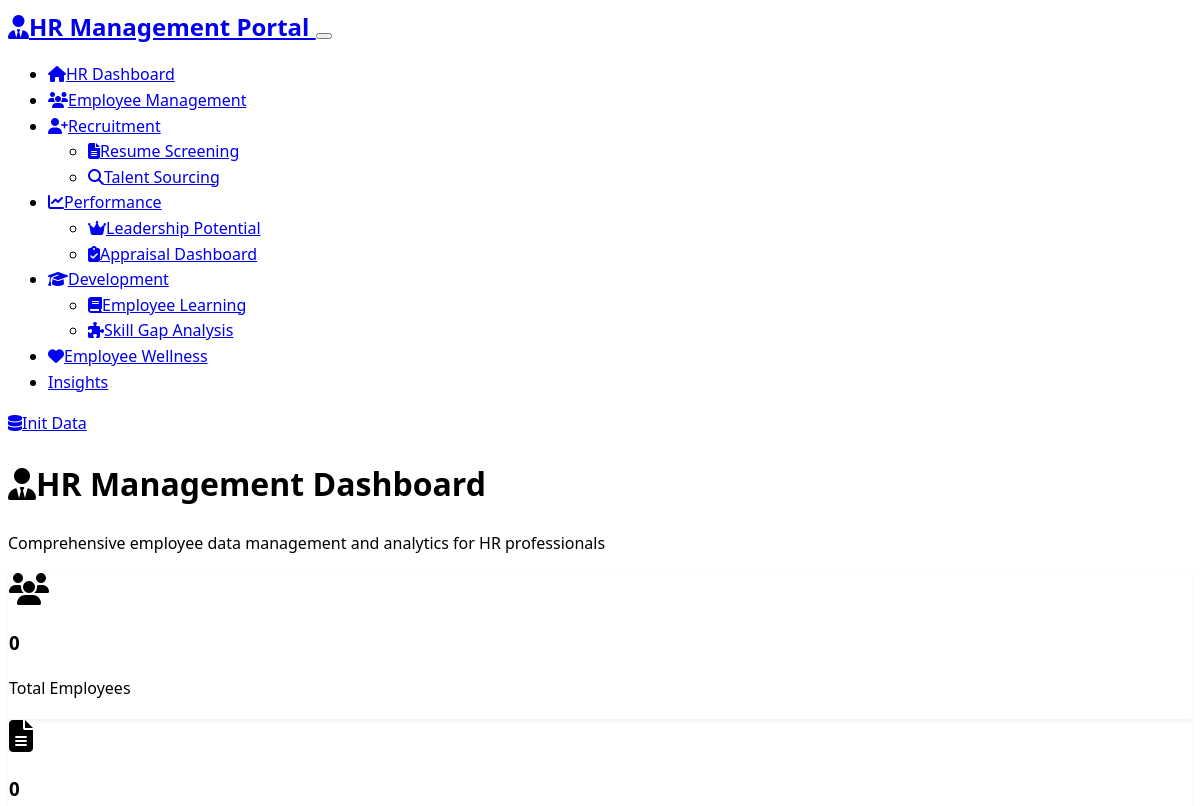
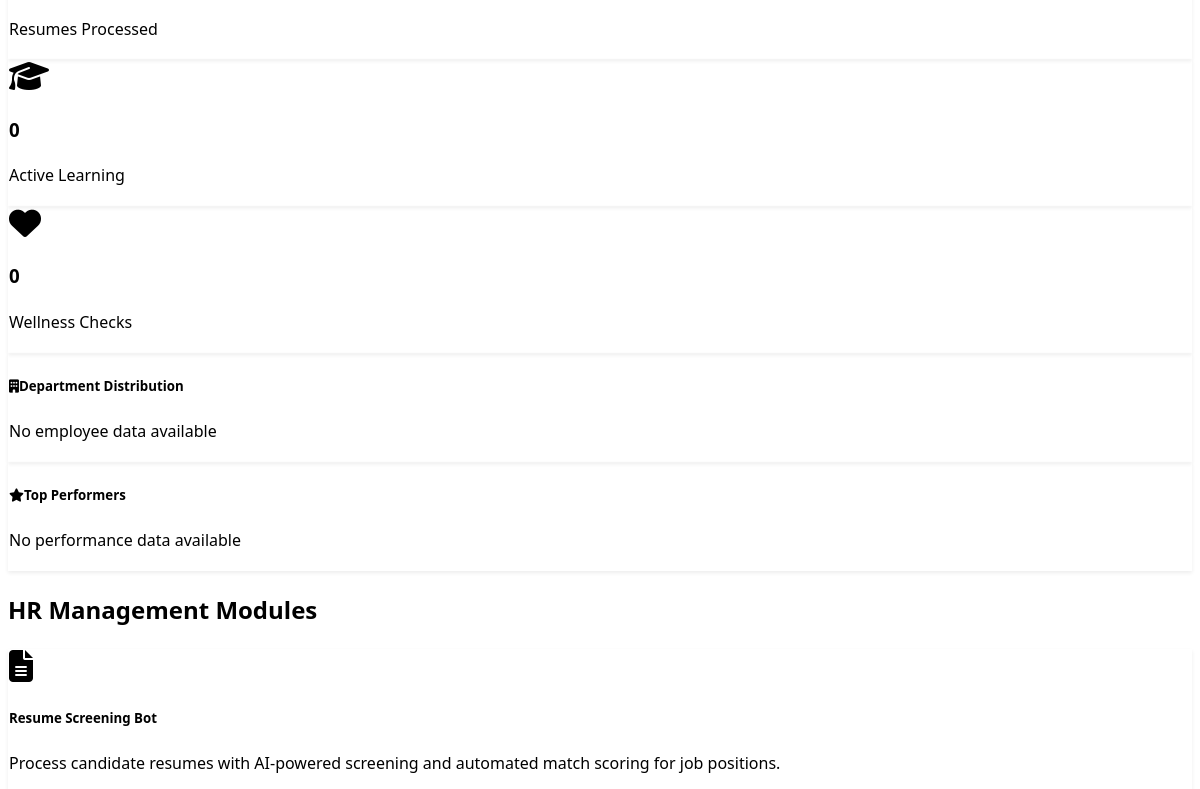
Before: / (upper part) with the older database file (2 pictures, top to bottom).
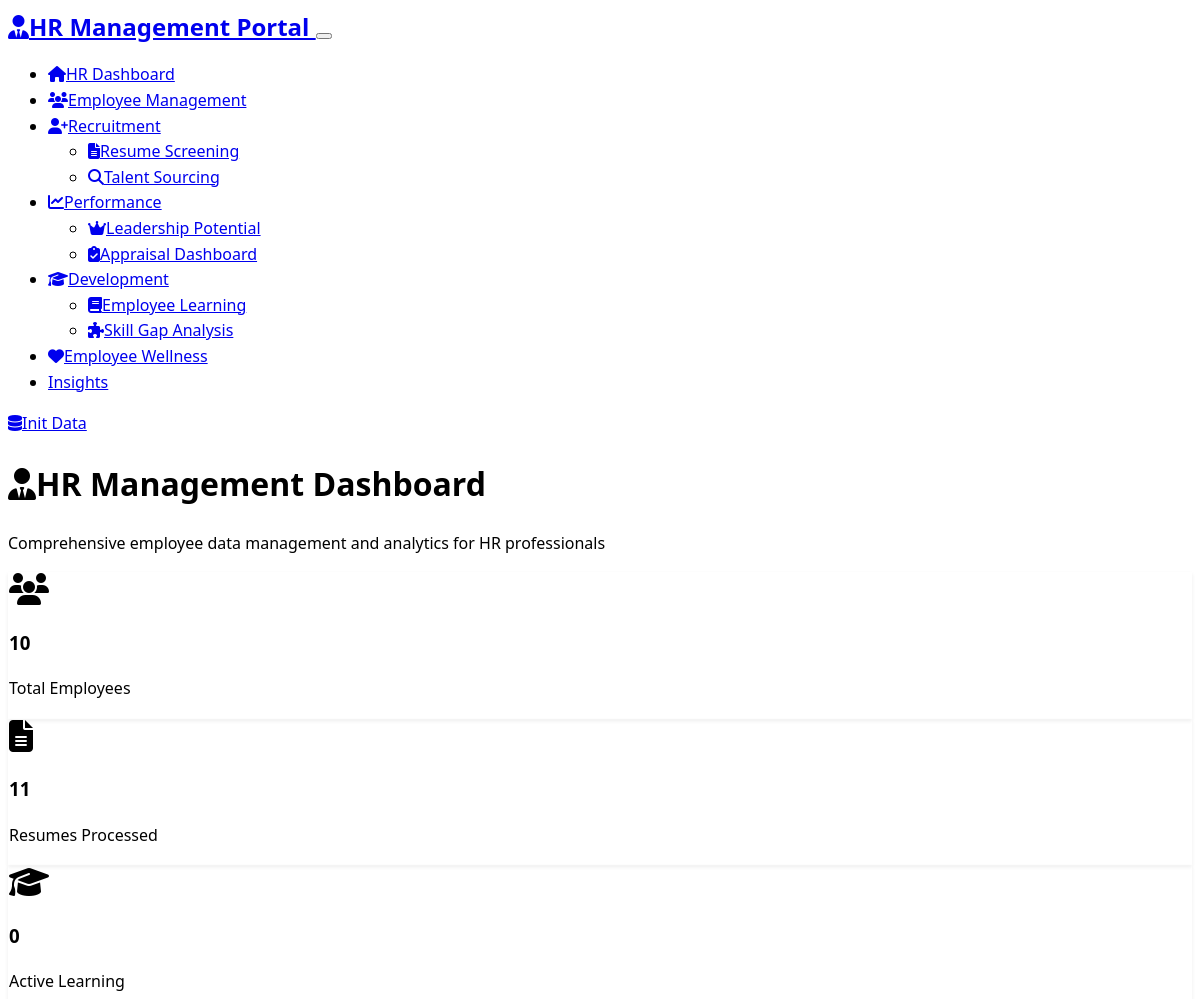
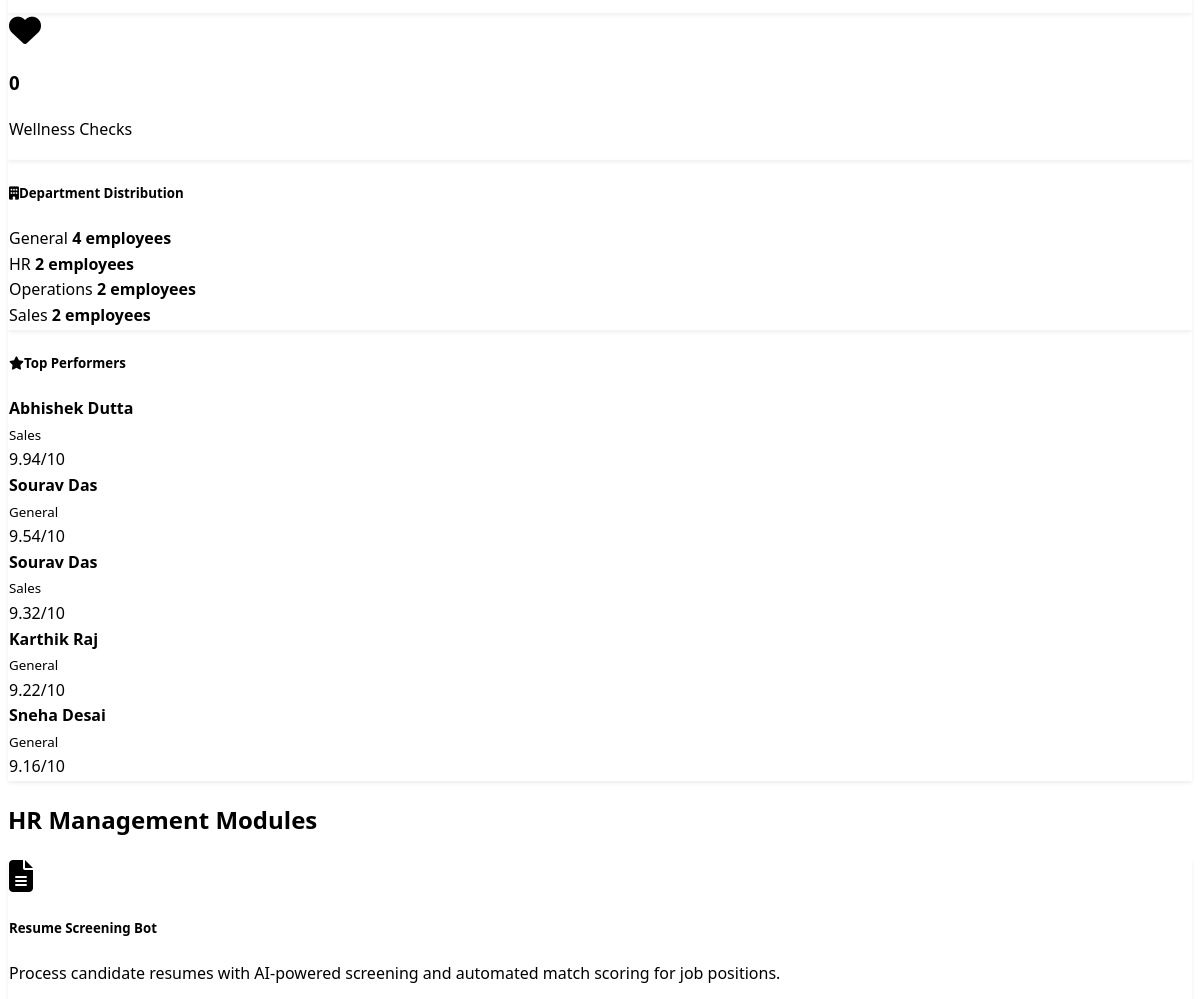
After: the same page with the newer database file (2 pictures, top to bottom).
### models.py (models this page shows)
class Employee(db.Model):
    id = db.Column(db.Integer, primary_key=True)
    name = db.Column(db.String(100), nullable=False)
    email = db.Column(db.String(120), unique=True, nullable=False)
    department = db.Column(db.String(50), nullable=False)
    position = db.Column(db.String(100), nullable=False)
    hire_date = db.Column(db.Date, nullable=False)
    performance_score = db.Column(db.Float, default=0.0)
    skills = db.Column(Text)  # JSON string of skills
    gender = db.Column(db.String(20))
    region = db.Column(db.String(50))
    age = db.Column(db.Integer)
    experience_years = db.Column(db.Integer)
    manager_rating = db.Column(db.Float)
    last_hike_date = db.Column(db.String(20))
    last_promotion_date = db.Column(db.String(20))
    skill_gaps = db.Column(db.String(500))
    created_at = db.Column(db.DateTime, default=datetime.utcnow)

### routes.py (the view)
@app.route('/')
def index():
    total_employees = Employee.query.count()
    total_resumes = Resume.query.count()
    active_learning = LearningProgress.query.filter_by(completed=False).count()
    recent_wellness = WellnessCheck.query.order_by(WellnessCheck.check_date.desc()).limit(5).all()
    dept_stats = db.session.query(Employee.department, db.func.count(Employee.id)).group_by(Employee.department).all()
    recent_reviews = PerformanceReview.query.order_by(PerformanceReview.created_at.desc()).limit(5).all()
    top_performers = Employee.query.filter(Employee.performance_score >= 8.0).order_by(Employee.performance_score.desc()).limit(5).all()
    return render_template('index.html',
                         total_employees=total_employees,
                         total_resumes=total_resumes,
                         active_learning=active_learning,
                         recent_wellness=recent_wellness,
                         dept_stats=dept_stats,
                         recent_reviews=recent_reviews,
                         top_performers=top_performers)

### templates/index.html (shortened to what the changed rows need)
{% extends "base.html" %}
{% block content %}
<div class="row">
    <div class="col-12">
        <h1 class="display-4 mb-4">
            <i class="fas fa-user-tie me-3"></i>HR Management Dashboard
        </h1>
    </div>
</div>
<div class="row mb-5">
    <div class="col-md-3 mb-3">
        <div class="card bg-primary">
            <div class="card-body text-center">
                <i class="fas fa-users fa-2x mb-2"></i>
                <h3 class="card-title">{{ total_employees }}</h3>
                <p class="card-text">Total Employees</p>
            </div>
        </div>
    </div>
    <div class="col-md-3 mb-3">
        <div class="card bg-info">
            <div class="card-body text-center">
                <i class="fas fa-file-alt fa-2x mb-2"></i>
                <h3 class="card-title">{{ total_resumes }}</h3>
                <p class="card-text">Resumes Processed</p>
            </div>
        </div>
    </div>
</div>
<div class="row mb-5">
    <div class="col-md-6">
        <div class="card">
            <div class="card-body">
                {% if dept_stats %}
                    {% for dept, count in dept_stats %}
                    <div class="d-flex justify-content-between align-items-center mb-2">
                        <span class="badge bg-info">{{ dept }}</span>
                        <strong>{{ count }} employees</strong>
                    </div>
                    {% endfor %}
                {% else %}
                    <p class="text-muted">No employee data available</p>
                {% endif %}
            </div>
        </div>
    </div>
    <div class="col-md-6">
        <div class="card">
            <div class="card-body">
                {% if top_performers %}
                    {% for employee in top_performers %}
                    <div class="d-flex justify-content-between align-items-center mb-2">
                        <div>
                            <strong>{{ employee.name }}</strong><br>
                            <small class="text-muted">{{ employee.department }}</small>
                        </div>
                        <span class="badge bg-success">{{ employee.performance_score }}/10</span>
                    </div>
                    {% endfor %}
                {% else %}
                    <p class="text-muted">No performance data available</p>
                {% endif %}
            </div>
        </div>
    </div>
</div>
<div class="row">
    <div class="col-12">
        <h2 class="mb-4">HR Management Modules</h2>
    </div>
</div>
{% endblock %}

Changed rows visible on the page:
added Employee: name "Abhishek Dutta", department "Sales", performance_score "9.94"
added Employee: name "Sourav Das", department "General", performance_score "9.54"
added Employee: name "Sourav Das", department "Sales", performance_score "9.32"
added Employee: name "Karthik Raj", department "General", performance_score "9.22"
added Employee: name "Sneha Desai", department "General", performance_score "9.16"
Other visible differences:
{{ total_employees }}: "0" → "10"
{{ total_resumes }}: "0" → "11"
new list line: "General 4 employees"
new list line: "HR 2 employees"
new list line: "Operations 2 employees"
new list line: "Sales 2 employees"
text no longer shown: "No employee data available No performance data available"
